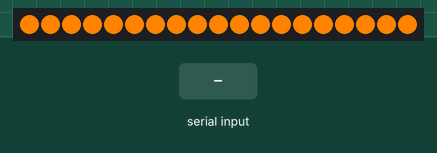
Bench run of a sketch on a simulated Arduino Uno, built with avr-gcc and run on an emulated ATmega328P. Shown: 19 RGB LEDs in strip order, left to right. Inputs (shaded band) come from the test bench. Dim RGB values are drawn brighter than linear.

Above: at 1.2 s.
1.3 s: "90,45;" received over Serial
2.8 s: "30,150;" received over Serial
At 3.5 s:
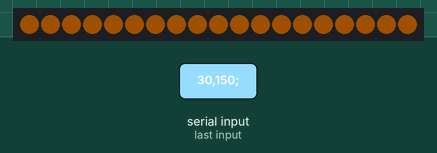
Timing chart, 0 to 5.8 s (numbered marks = the images above; inputs shaded):
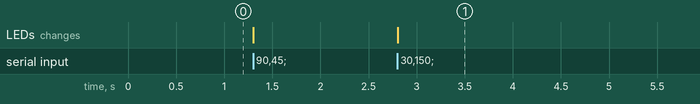

Measured:
- after the input at 2.8 s, the LEDs: change at once (image 1)

The sketch:

1_DisplayLight_SerialBrightness.ino
```cpp
#include <Adafruit_NeoPixel.h>

#define LED_PIN   2
#define LED_COUNT 19

Adafruit_NeoPixel strip(LED_COUNT, LED_PIN, NEO_GRB + NEO_KHZ800);

void setup() {
  Serial.begin(115200);
  strip.begin();
}

void colorWipe(uint32_t color, int wait) {
  for (int i = 0; i < strip.numPixels(); i++) { // For each pixel in strip...
    strip.setPixelColor(i, color);         //  Set pixel's color (in RAM)
    strip.show();                          //  Update strip to match
    delay(wait);                           //  Pause for a moment
  }
}

void fill(uint32_t color) {
  for (int i = 0; i < strip.numPixels(); i++) {
    strip.setPixelColor(i, color);
  }
  strip.show();
}

uint8_t brightness = 255;

void loop() {
  while (Serial.available() > 0) {
    String msg = Serial.readStringUntil(';');
    Serial.flush();

    brightness = msg.toInt();
  }

  strip.setBrightness(brightness);
  fill(strip.Color(255,130,0));
}
```
